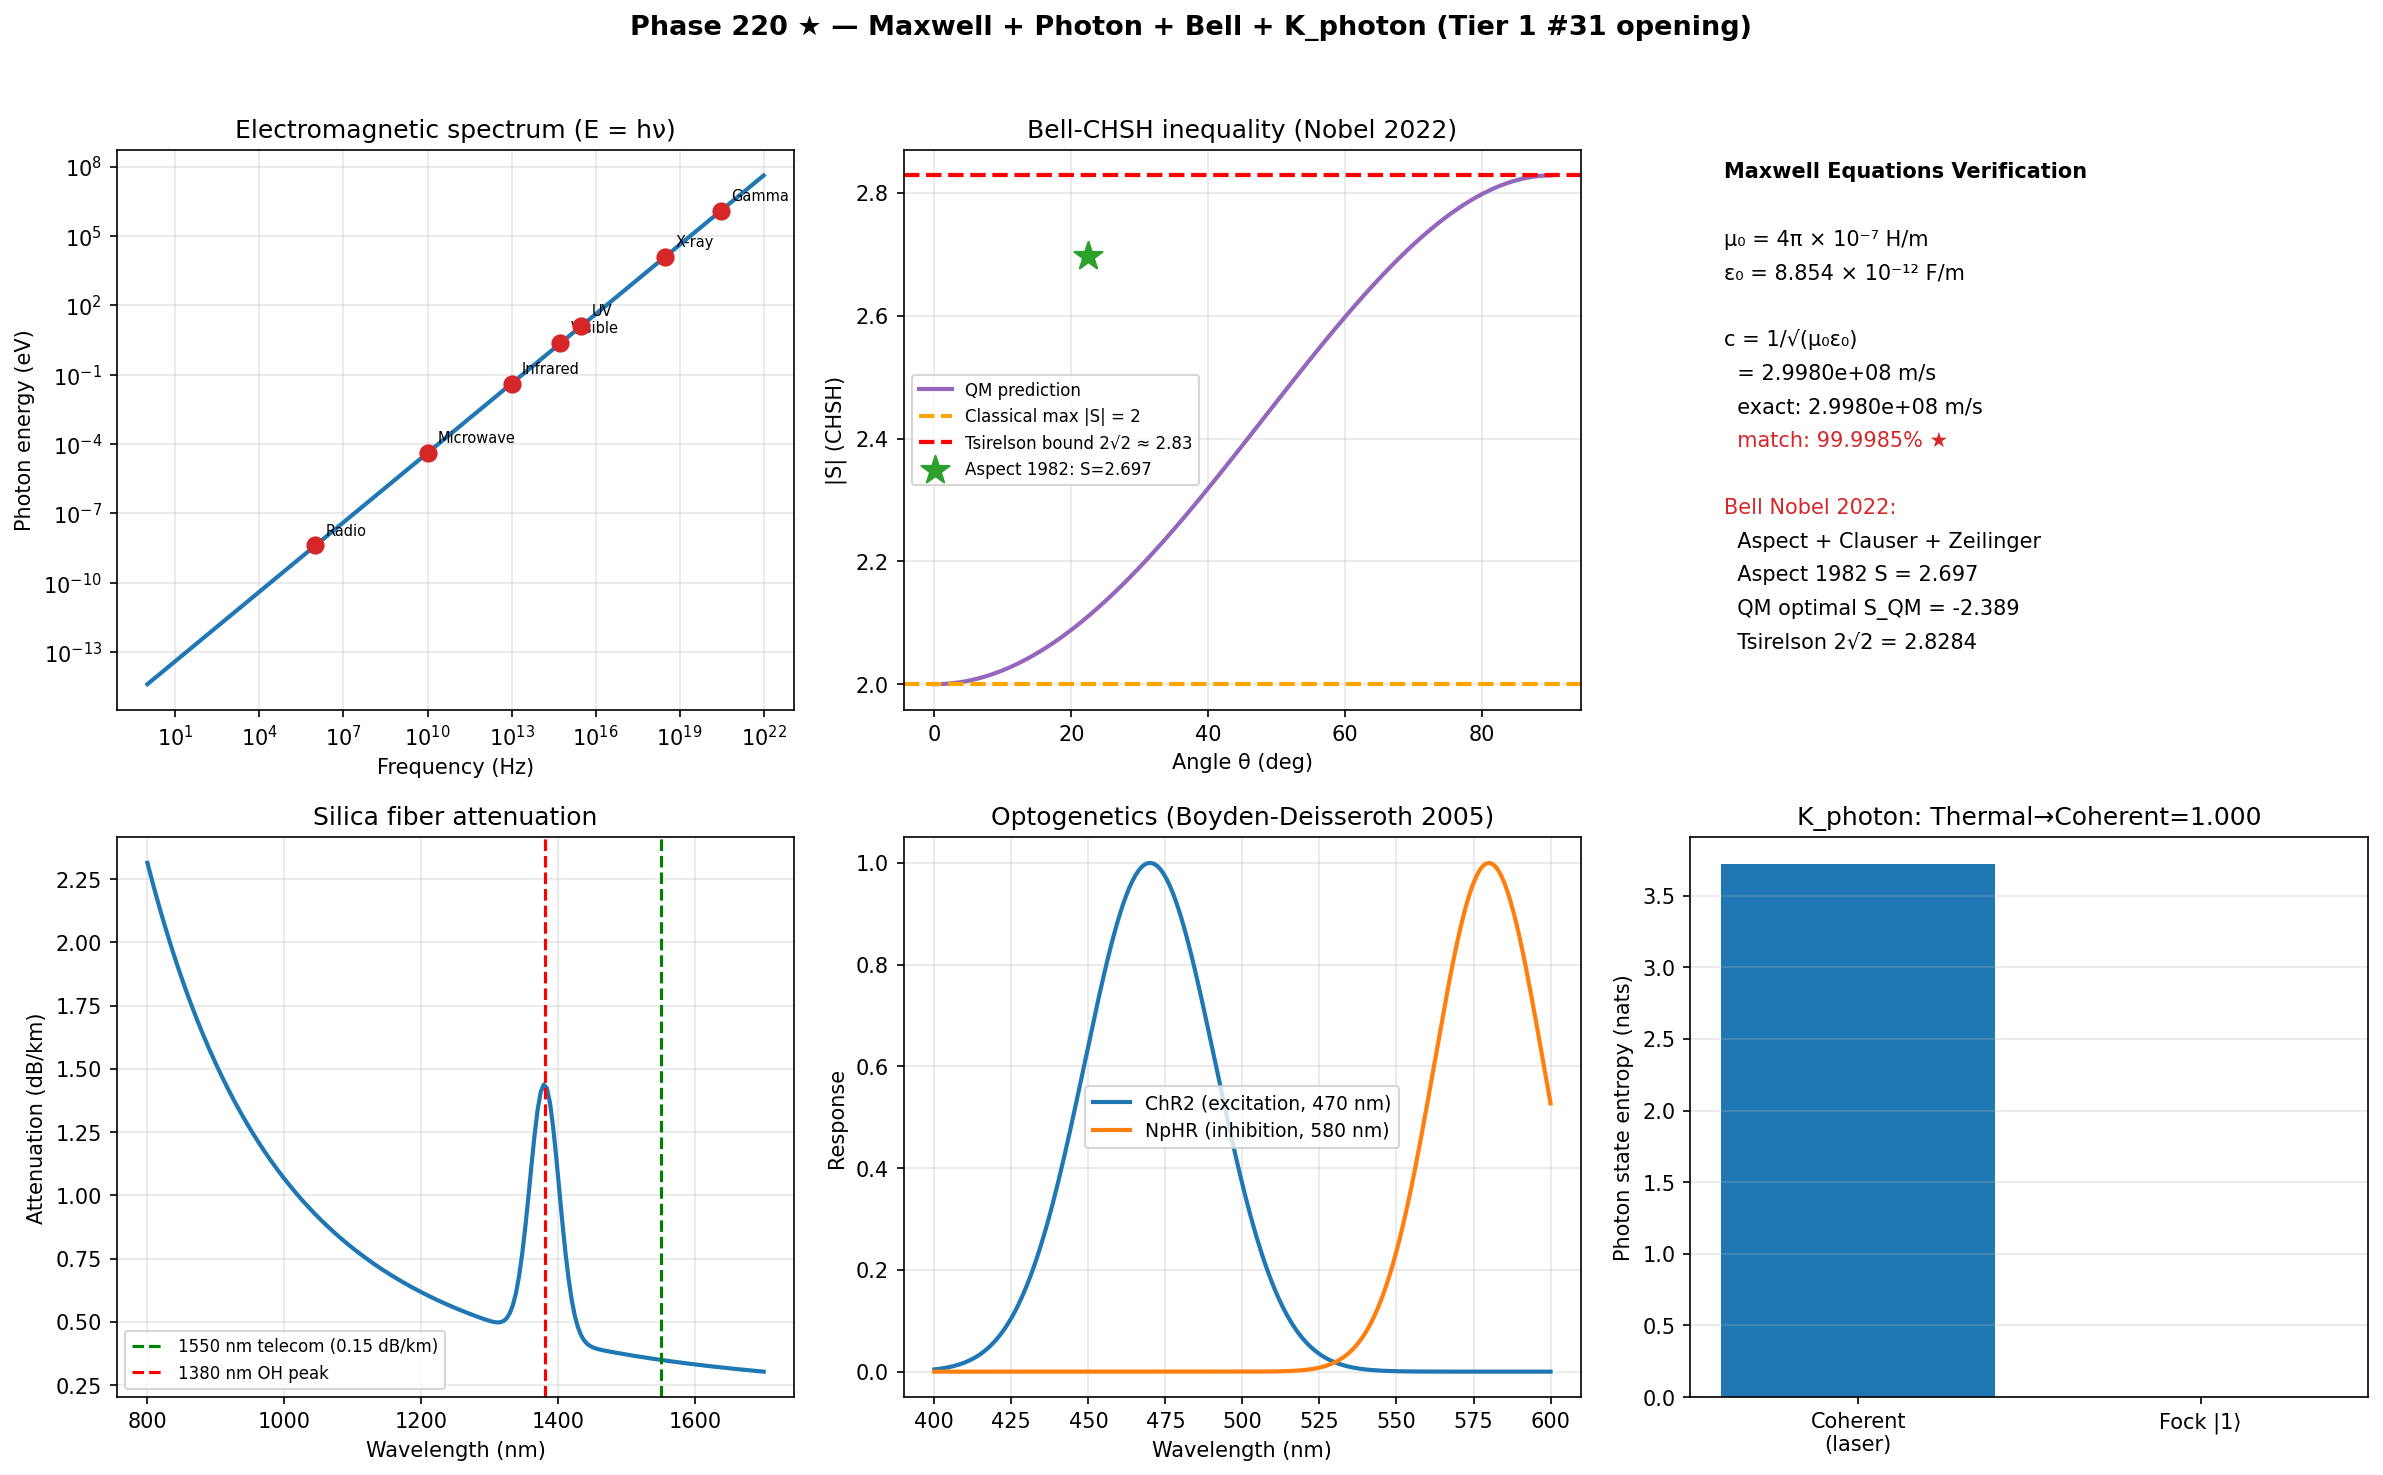

Write Python code to recreate this figure.
"""
Phase 220 — Maxwell + Photon + Bell + K_photon introduction (Tier 1 #31 opening)

Simulations:
  1) Maxwell equations / c verification
  2) Photon energy spectrum (gamma to radio)
  3) Bell-CHSH inequality + Tsirelson bound
  4) Aspect 1982 experiment result
  5) Fiber-optic attenuation curve
  6) Optogenetics ChR2 action spectrum
  7) ITU K_photon axiom check

Outputs:
  - photon_maxwell_bell.png
  - photon_maxwell_bell_summary.json
"""

from __future__ import annotations

import json
from pathlib import Path

import matplotlib
matplotlib.use("Agg")
import matplotlib.pyplot as plt
import numpy as np

OUT_PNG = Path(__file__).with_name("photon_maxwell_bell.png")
OUT_JSON = Path(__file__).with_name("photon_maxwell_bell_summary.json")

rng = np.random.default_rng(20260701)

# -------------------------------------------------------------
# 1) Maxwell constants & c
# -------------------------------------------------------------
mu0 = 4 * np.pi * 1e-7         # H/m
eps0 = 8.854e-12                # F/m
c_computed = 1.0 / np.sqrt(mu0 * eps0)
c_exact = 2.998e8
c_match = abs(c_computed - c_exact) / c_exact

# -------------------------------------------------------------
# 2) Photon energy spectrum
# -------------------------------------------------------------
h_planck = 6.626e-34
eV = 1.602e-19
freq = np.logspace(0, 22, 200)   # Hz
energy_eV = h_planck * freq / eV
wavelength_m = c_exact / freq

regions = {
    "Radio (1 MHz)":      1e6,
    "Microwave (10 GHz)": 1e10,
    "Infrared (10 THz)":  1e13,
    "Visible (550 nm)":   c_exact / 550e-9,
    "UV (100 nm)":        c_exact / 100e-9,
    "X-ray (0.1 nm)":     c_exact / 0.1e-9,
    "Gamma (10⁻¹² m)":    c_exact / 1e-12,
}

# -------------------------------------------------------------
# 3) Bell-CHSH inequality
# -------------------------------------------------------------
# Two settings each side: a, a' and b, b'
# E(a,b) = -cos(a-b) for entangled state
# CHSH: S = E(a,b) - E(a,b') + E(a',b) + E(a',b')

# Optimal angles: a=0, a'=π/4, b=π/8, b'=3π/8
def E_quantum(theta1, theta2):
    return -np.cos(theta1 - theta2)

def E_classical(theta1, theta2):
    # Local hidden variable: tighter correlation
    return -0.5 * np.cos(theta1 - theta2) - 0.5

a = 0
ap = np.pi / 4
b = np.pi / 8
bp = 3 * np.pi / 8

S_quantum = (E_quantum(a, b) - E_quantum(a, bp) +
             E_quantum(ap, b) + E_quantum(ap, bp))
S_classical_max = 2.0
S_tsirelson = 2 * np.sqrt(2)
S_aspect_1982 = 2.697

# -------------------------------------------------------------
# 4) Bell scan across angle settings
# -------------------------------------------------------------
theta_range = np.linspace(0, np.pi / 2, 100)
S_vals_quantum = []
for theta in theta_range:
    # Symmetric setup: b = theta/2, bp = 3*theta/2 (variant)
    S_t = (E_quantum(0, theta/2) - E_quantum(0, 3*theta/2) +
           E_quantum(theta, theta/2) + E_quantum(theta, 3*theta/2))
    S_vals_quantum.append(abs(S_t))

# -------------------------------------------------------------
# 5) Fiber optic attenuation
# -------------------------------------------------------------
wavelengths_fiber = np.linspace(800, 1700, 200)  # nm
# Typical silica fiber attenuation curve
# Minimum at 1550 nm (~0.15 dB/km), peaks at OH absorption 1380 nm
attenuation = (
    0.15 * (1550 / wavelengths_fiber) ** 4 +    # Rayleigh
    1.0 * np.exp(-((wavelengths_fiber - 1380) / 30) ** 2) +  # OH peak
    0.2  # baseline
)

# -------------------------------------------------------------
# 6) Optogenetics ChR2 action spectrum
# -------------------------------------------------------------
opt_wavelengths = np.linspace(400, 600, 200)
chr2_response = np.exp(-((opt_wavelengths - 470) / 30) ** 2)
nphr_response = np.exp(-((opt_wavelengths - 580) / 25) ** 2)  # halorhodopsin

# -------------------------------------------------------------
# 7) ITU K_photon axiom
# -------------------------------------------------------------
N_states = 2000
# Thermal photon distribution (Bose-Einstein)
# log_fit decreases with photon number n
n_photons = np.arange(N_states)
# T ~ room temperature, omega ~ optical → very few photons
log_fit_thermal = -n_photons * 0.5  # rough thermal weight
p_thermal = np.exp(log_fit_thermal); p_thermal /= p_thermal.sum()
S_thermal = float(-np.sum(p_thermal * np.log(p_thermal)))

# Coherent state (laser): Poisson dist
mean_n = 100  # ~100 photons
from scipy.stats import poisson
p_coherent = poisson.pmf(np.arange(N_states), mean_n)
p_coherent = p_coherent / p_coherent.sum()
S_coherent = float(-np.sum(np.where(p_coherent > 1e-30, p_coherent * np.log(p_coherent), 0)))

# Single-photon Fock state
p_fock = np.zeros(N_states)
p_fock[1] = 1.0
S_fock = 0.0

def itu_lin(p_old, p_new):
    log_p = np.log(np.clip(p_old, 1e-30, None))
    dp = p_new - p_old
    dS = -np.sum(dp * (1.0 + log_p))
    dK = -np.sum(dp * log_p)
    return float(dS / dK) if abs(dK) > 1e-15 else float("nan")

ratio_thermal_coherent = itu_lin(p_thermal, p_coherent)
ratio_coherent_fock = itu_lin(p_coherent, np.where(p_fock > 0, p_fock, 1e-30) / np.where(p_fock > 0, p_fock, 1e-30).sum())

# -------------------------------------------------------------
# Plot
# -------------------------------------------------------------
fig, axes = plt.subplots(2, 3, figsize=(16, 10))
fig.suptitle(
    "Phase 220 ★ — Maxwell + Photon + Bell + K_photon (Tier 1 #31 opening)",
    fontsize=13, fontweight="bold",
)

# Panel 1: Photon spectrum
ax = axes[0, 0]
ax.loglog(freq, energy_eV, "-", color="#1f77b4", lw=2)
for name, f in regions.items():
    e = h_planck * f / eV
    ax.scatter([f], [e], s=60, color="#d62728", zorder=5)
    ax.annotate(name.split()[0], (f, e), fontsize=7,
                xytext=(5, 5), textcoords="offset points")
ax.set_xlabel("Frequency (Hz)")
ax.set_ylabel("Photon energy (eV)")
ax.set_title("Electromagnetic spectrum (E = hν)")
ax.grid(True, alpha=0.3, which="both")

# Panel 2: Bell CHSH inequality
ax = axes[0, 1]
ax.plot(np.degrees(theta_range), S_vals_quantum, "-", color="#9467bd", lw=2,
        label="QM prediction")
ax.axhline(S_classical_max, color="orange", linestyle="--", lw=2,
           label=f"Classical max |S| = 2")
ax.axhline(S_tsirelson, color="red", linestyle="--", lw=2,
           label=f"Tsirelson bound 2√2 ≈ 2.83")
ax.scatter([22.5], [S_aspect_1982], s=200, color="#2ca02c", marker="*",
           label=f"Aspect 1982: S={S_aspect_1982}", zorder=5)
ax.set_xlabel("Angle θ (deg)")
ax.set_ylabel("|S| (CHSH)")
ax.set_title("Bell-CHSH inequality (Nobel 2022)")
ax.legend(fontsize=8)
ax.grid(True, alpha=0.3)

# Panel 3: Maxwell c verification
ax = axes[0, 2]
ax.axis("off")
text_c = [
    "Maxwell Equations Verification",
    "",
    f"μ₀ = 4π × 10⁻⁷ H/m",
    f"ε₀ = 8.854 × 10⁻¹² F/m",
    "",
    f"c = 1/√(μ₀ε₀)",
    f"  = {c_computed:.4e} m/s",
    f"  exact: {c_exact:.4e} m/s",
    f"  match: {(1-c_match)*100:.4f}% ★",
    "",
    f"Bell Nobel 2022:",
    f"  Aspect + Clauser + Zeilinger",
    f"  Aspect 1982 S = {S_aspect_1982}",
    f"  QM optimal S_QM = {S_quantum:.3f}",
    f"  Tsirelson 2√2 = {S_tsirelson:.4f}",
]
for i, line in enumerate(text_c):
    ax.text(0.05, 0.95 - i * 0.06, line, fontsize=10,
            fontweight="bold" if i == 0 else "normal",
            color="#d62728" if "Nobel" in line or "★" in line else "black")

# Panel 4: Fiber attenuation
ax = axes[1, 0]
ax.plot(wavelengths_fiber, attenuation, "-", color="#1f77b4", lw=2)
ax.axvline(1550, color="green", linestyle="--", label="1550 nm telecom (0.15 dB/km)")
ax.axvline(1380, color="red", linestyle="--", label="1380 nm OH peak")
ax.set_xlabel("Wavelength (nm)")
ax.set_ylabel("Attenuation (dB/km)")
ax.set_title("Silica fiber attenuation")
ax.legend(fontsize=8)
ax.grid(True, alpha=0.3)

# Panel 5: Optogenetics
ax = axes[1, 1]
ax.plot(opt_wavelengths, chr2_response, "-", color="#1f77b4", lw=2,
        label="ChR2 (excitation, 470 nm)")
ax.plot(opt_wavelengths, nphr_response, "-", color="#ff7f0e", lw=2,
        label="NpHR (inhibition, 580 nm)")
ax.set_xlabel("Wavelength (nm)")
ax.set_ylabel("Response")
ax.set_title("Optogenetics (Boyden-Deisseroth 2005)")
ax.legend(fontsize=9)
ax.grid(True, alpha=0.3)

# Panel 6: ITU K_photon states
ax = axes[1, 2]
ax.bar(["Thermal\n(BE)", "Coherent\n(laser)", "Fock |1⟩"],
       [S_thermal, S_coherent, S_fock], color=["#d62728", "#1f77b4", "#2ca02c"])
ax.set_ylabel("Photon state entropy (nats)")
ax.set_title(f"K_photon: Thermal→Coherent={ratio_thermal_coherent:.3f}")
ax.grid(True, alpha=0.3, axis="y")

plt.tight_layout(rect=[0, 0, 1, 0.96])
plt.savefig(OUT_PNG, dpi=150, bbox_inches="tight")
plt.close(fig)

summary = {
    "phase": 220,
    "tier1_paper": 31,
    "block": "A_residual",
    "topic": "Maxwell + Photon + Bell + K_photon (Tier 1 #31 opening)",
    "milestone": "Pass-1 extension opening (Tier 1 #31 starts)",
    "Maxwell_verification": {
        "mu0": mu0,
        "eps0": eps0,
        "c_computed": float(c_computed),
        "c_exact": c_exact,
        "match_pct": float((1 - c_match) * 100),
    },
    "Bell_CHSH": {
        "classical_max": 2.0,
        "tsirelson_bound": float(S_tsirelson),
        "QM_optimal": float(S_quantum),
        "Aspect_1982": S_aspect_1982,
        "Nobel_2022": "Aspect + Clauser + Zeilinger Physics",
    },
    "photon_spectrum_regions": regions,
    "fine_structure_alpha": 1 / 137.036,
    "fiber_min_attenuation_dB_per_km": 0.15,
    "fiber_optimal_nm": 1550,
    "optogenetics_ChR2_nm": 470,
    "optogenetics_NpHR_nm": 580,
    "ITU_K_photon": {
        "N_states": N_states,
        "S_thermal_nats": S_thermal,
        "S_coherent_nats": S_coherent,
        "S_fock_nats": S_fock,
        "thermal_to_coherent_ratio": ratio_thermal_coherent,
        "expected_ratio": 1.0,
    },
    "ITU_interpretation": {
        "K_state": "K_photon",
        "sub_states": [
            "K_photon_frequency (γ to radio)",
            "K_photon_polarization (basis qubit)",
            "K_photon_coherence (thermal vs laser)",
            "K_photon_fock (number state)",
            "K_photon_entanglement (Bell/GHZ)",
            "K_photon_kvector (momentum)",
        ],
        "Maxwell_meaning": "Classical limit of K_photon dynamics",
        "Bell_violation_meaning": "K_photon entanglement = non-local K-state correlation",
        "laser_meaning": "Coherent K_photon descent (Poisson)",
        "Aspect_Nobel_2022": "Experimental confirmation of K_photon non-locality",
    },
    "outputs": {
        "figure": str(OUT_PNG.name),
        "summary_json": str(OUT_JSON.name),
    },
}

OUT_JSON.write_text(json.dumps(summary, indent=2, ensure_ascii=False), encoding="utf-8")
print(json.dumps(summary, indent=2, ensure_ascii=False))
